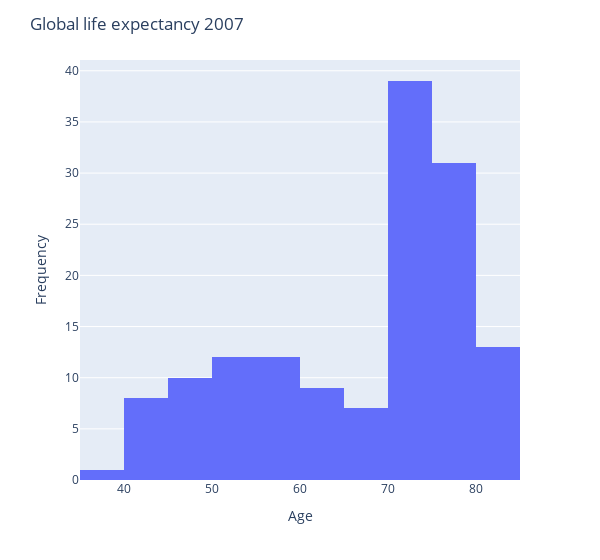

The cell this chart's notebook holds for it:
### Markdown cell above
#### 2.4. Histogram

### Code cell
# Histogram
fig = px.histogram(world2007, x="life_exp", nbins=20)
fig.update_layout(title='Global life expectancy 2007', xaxis_title='Age', yaxis_title='Frequency',
                  width=600)
fig.show()

### Figure 1 — Plotly figure (JSON) as saved in the notebook; plotly's stock layout.template omitted (floating-point values rounded to 4 significant figures; data arrays with more than 128 entries replaced by an {"elided": "..."} marker saying what was removed)
{"data": [{"alignmentgroup": "True", "bingroup": "x", "hovertemplate": "life_exp=%{x}<br>count=%{y}<extra></extra>", "legendgroup": "", "marker": {"color": "#636efa", "pattern": {"shape": ""}}, "name": "", "nbinsx": 20, "offsetgroup": "", "orientation": "v", "showlegend": false, "type": "histogram", "x": {"elided": "142 float values"}, "xaxis": "x", "yaxis": "y"}], "layout": {"barmode": "relative", "legend": {"tracegroupgap": 0}, "margin": {"t": 60}, "title": {"text": "Global life expectancy 2007"}, "width": 600, "xaxis": {"anchor": "y", "domain": [0, 1], "title": {"text": "Age"}}, "yaxis": {"anchor": "x", "domain": [0, 1], "title": {"text": "Frequency"}}}}
